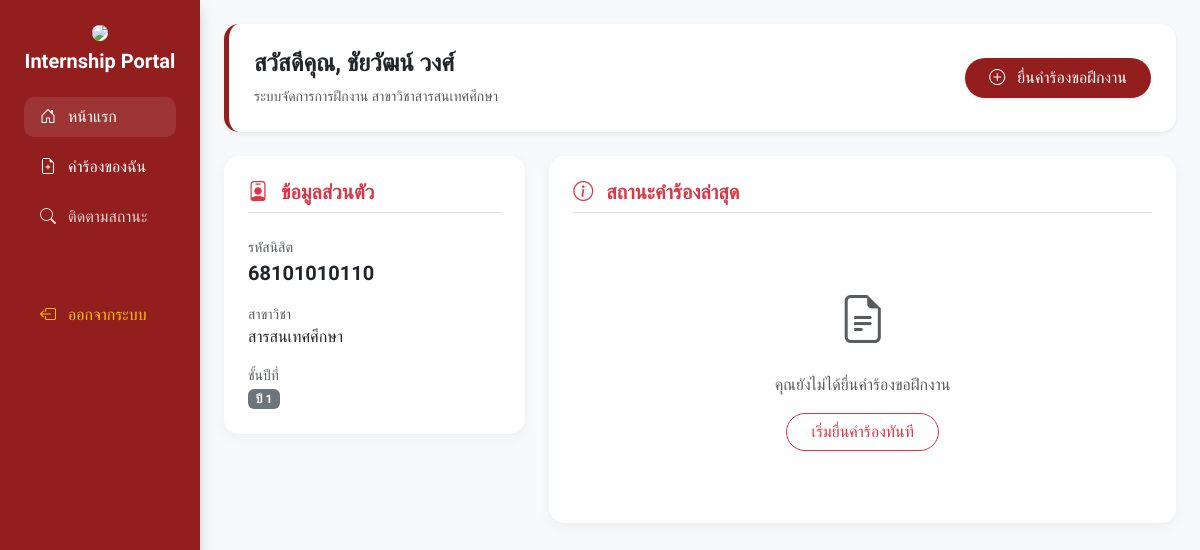
Page /students/index.php (signed in) on the committed database.
### tables this page shows
CREATE TABLE students (
    student_id char(11) primary key,
    fullname varchar(100) not null,
    email varchar(100),
    phone varchar(12),
    year_level int,
    major varchar(100),
    advisor_id varchar(6),
    password VARCHAR(4) NOT NULL DEFAULT '1234'
);

### students/index.php (the view, shortened to what this page needs)
<?php
include('../includes/db_connect.php');
$student_id = $_SESSION['user_id'];
$stmt = $conn->prepare("SELECT * FROM students WHERE student_id = :id");
$stmt->execute(['id' => $student_id]);
$user = $stmt->fetch();
$query = "SELECT r.*, s.status_name, c.company_name
          FROM internship_requests r
          JOIN status_list s ON r.status_id = s.status_id
          JOIN companies c ON r.company_id = c.company_id
          WHERE r.student_id = :id
          ORDER BY r.request_date DESC LIMIT 1";
$stmt_req = $conn->prepare($query);
$stmt_req->execute(['id' => $student_id]);
$last_request = $stmt_req->fetch();
?>
<!DOCTYPE html>
<html lang="th">
<head>
    <link href="https://cdn.jsdelivr.net/npm/bootstrap@5.3.0/dist/css/bootstrap.min.css" rel="stylesheet">
    <link rel="stylesheet" href="https://cdn.jsdelivr.net/npm/bootstrap-icons@1.11.1/font/bootstrap-icons.css">
</head>
<body>
<div class="container-fluid">
    <div class="row">
        <nav class="col-md-3 col-lg-2 d-none d-md-block sidebar p-4 shadow">
            <div class="text-center mb-4">
                <img src="/hu_internships/img/swulogo_en.png" width="70" class="bg-white rounded-circle p-0 mb-2">
                <h5 class="fw-bold">Internship Portal</h5>
            </div>
            <ul class="nav flex-column">
                <li class="nav-item"><a class="nav-link active" href="index.php"><i class="bi bi-house-door me-2"></i> หน้าแรก</a></li>
                <li class="nav-item">
                    <a class="nav-link text-white" href="<?= $last_request ? 'view_detail.php?id='.$last_request['request_id'] : '#' ?>">
                        <i class="bi bi-file-earmark-plus me-2"></i> คำร้องของฉัน
                    </a>
                </li>
                <li class="nav-item"><a class="nav-link" href="view_status.php"><i class="bi bi-search me-2"></i> ติดตามสถานะ</a></li>
                <li class="nav-item mt-5"><a class="nav-link text-warning" href="../logout.php"><i class="bi bi-box-arrow-left me-2"></i> ออกจากระบบ</a></li>
            </ul>
        </nav>
        <main class="col-md-9 ms-sm-auto col-lg-10 px-md-4 py-4">
            <div class="welcome-section shadow-sm mb-4">
                <div class="d-flex justify-content-between align-items-center">
                    <div>
                        <h2 class="fw-bold h4">สวัสดีคุณ, <?php echo htmlspecialchars($user['fullname']); ?></h2>
                        <p class="text-muted mb-0 small">ระบบจัดการการฝึกงาน สาขาวิชาสารสนเทศศึกษา</p>
                    </div>
                    <a href="internship_apply.php" class="btn btn-swu py-2 px-4 shadow-sm">
                        <i class="bi bi-plus-circle me-2"></i> ยื่นคำร้องขอฝึกงาน
                    </a>
                </div>
            </div>
            <div class="row g-4">
                <div class="col-12 col-lg-4">
                    <div class="card card-custom p-4">
                        <h5 class="fw-bold mb-4 text-danger border-bottom pb-2"><i class="bi bi-person-badge me-2"></i> ข้อมูลส่วนตัว</h5>
                        <div class="mb-3">
                            <small class="text-muted d-block">รหัสนิสิต</small>
                            <span class="fw-bold fs-5 text-dark"><?php echo htmlspecialchars($user['student_id']); ?></span>
                        </div>
                        <div class="mb-3">
                            <small class="text-muted d-block">สาขาวิชา</small>
                            <span class="text-dark"><?php echo htmlspecialchars($user['major']); ?></span>
                        </div>
                        <div>
                            <small class="text-muted d-block">ชั้นปีที่</small>
                            <span class="badge bg-secondary">ปี <?php echo htmlspecialchars($user['year_level']); ?></span>
                        </div>
                    </div>
                </div>
                <div class="col-12 col-lg-8">
                    <div class="card card-custom p-4">
                        <h5 class="fw-bold mb-4 text-danger border-bottom pb-2"><i class="bi bi-info-circle me-2"></i> สถานะคำร้องล่าสุด</h5>
                        <?php if($last_request): ?>
                            <div class="p-3 border rounded-4 bg-light shadow-sm">
                                <div class="row align-items-center g-3">
                                    <div class="col-12 col-md-7">
                                        <h5 class="fw-bold text-dark mb-1">
                                            <?php echo htmlspecialchars($last_request['company_name']); ?>
                                        </h5>
                                        <p class="text-muted mb-2">
                                            <i class="bi bi-briefcase me-1"></i> <?php echo htmlspecialchars($last_request['position_title']); ?>
                                        </p>
                                        <small class="text-muted">
                                            <i class="bi bi-calendar-event me-1"></i> ส่งเมื่อ: <?php echo date('d/m/Y', strtotime($last_request['request_date'])); ?>
                                        </small>
                                    </div>
                                    <div class="col-12 col-md-5">
                                        <?php
                                            $bg_color = '#6c757d';
                                            $text_color = '#ffffff';
                                            if(strpos($last_request['status_name'], 'รอ') !== false) {
                                                $bg_color = '#ffc107'; $text_color = '#000';
                                            } elseif(strpos($last_request['status_name'], 'อนุมัติ') !== false && strpos($last_request['status_name'], 'ไม่') === false) {
                                                $bg_color = '#198754';
                                            } elseif(strpos($last_request['status_name'], 'ไม่ผ่าน') !== false || strpos($last_request['status_name'], 'ยกเลิก') !== false) {
                                                $bg_color = '#dc3545';
                                            }
                                        ?>
                                        <div class="badge rounded-pill p-3 fs-6 w-100 text-center shadow-sm"
                                             style="background-color: <?php echo $bg_color; ?>; color: <?php echo $text_color; ?>; white-space: normal;">
                                            <?php echo htmlspecialchars($last_request['status_name']); ?>
                                        </div>
                                    </div>
                                </div>
                            </div>
                        <?php else: ?>
                            <div class="text-center py-5">
                                <i class="bi bi-file-earmark-text text-muted" style="font-size: 3rem;"></i>
                                <p class="text-muted mt-3">คุณยังไม่ได้ยื่นคำร้องขอฝึกงาน</p>
                                <a href="internship_apply.php" class="btn btn-outline-danger rounded-pill px-4">เริ่มยื่นคำร้องทันที</a>
                            </div>
                        <?php endif; ?>
                    </div>
                </div>
            </div>
        </main>
    </div>
</div>
</body>
</html>

### students/index.php (style rules this page uses)
body { font-family: 'Prompt', sans-serif; background-color: #f8f9fa; }
.sidebar { background: #931e1e; min-height: 100vh; color: white; position: sticky; top: 0; }
.nav-link { color: rgba(255,255,255,0.8); margin-bottom: 10px; border-radius: 10px; transition: 0.3s; }
.nav-link:hover, .nav-link.active { color: white; background: rgba(255,255,255,0.1); }
.card-custom { border: none; border-radius: 15px; box-shadow: 0 4px 12px rgba(0,0,0,0.05); transition: 0.3s; background: white; }
.welcome-section { background: white; padding: 25px; border-radius: 15px; border-left: 5px solid #931e1e; }
.btn-swu { background: #931e1e; color: white; border-radius: 25px; border: none; transition: 0.3s; }

### rows in the picture
students: fullname "ชัยวัฒน์ วงศ์", student_id "68101010110", major "สารสนเทศศึกษา", year_level "1"
